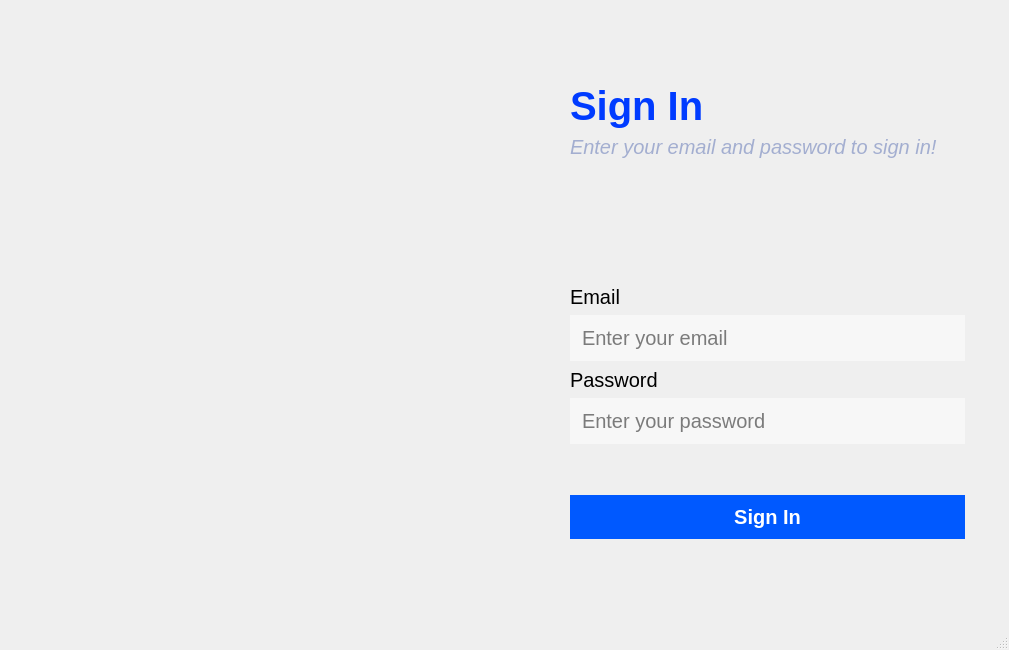
<?xml version="1.0" encoding="UTF-8"?>
<ui version="4.0">
 <class>MainWindow</class>
 <widget class="QMainWindow" name="MainWindow">
  <property name="geometry">
   <rect>
    <x>0</x>
    <y>0</y>
    <width>1009</width>
    <height>650</height>
   </rect>
  </property>
  <property name="sizePolicy">
   <sizepolicy hsizetype="Minimum" vsizetype="Minimum">
    <horstretch>0</horstretch>
    <verstretch>0</verstretch>
   </sizepolicy>
  </property>
  <property name="minimumSize">
   <size>
    <width>1009</width>
    <height>650</height>
   </size>
  </property>
  <property name="maximumSize">
   <size>
    <width>1009</width>
    <height>650</height>
   </size>
  </property>
  <property name="windowTitle">
   <string>MainWindow</string>
  </property>
  <property name="styleSheet">
   <string notr="true">QMainWindow {
	background-image: url(:/resource/Sign In - BG.png);
    background-repeat: no-repeat;
    background-position: center;
}</string>
  </property>
  <property name="tabShape">
   <enum>QTabWidget::Triangular</enum>
  </property>
  <widget class="QWidget" name="centralwidget">
   <layout class="QGridLayout" name="gridLayout">
    <item row="2" column="2">
     <layout class="QVBoxLayout" name="LeftSide">
      <item>
       <spacer name="verticalSpacer_4">
        <property name="orientation">
         <enum>Qt::Vertical</enum>
        </property>
        <property name="sizeType">
         <enum>QSizePolicy::Fixed</enum>
        </property>
        <property name="sizeHint" stdset="0">
         <size>
          <width>10</width>
          <height>180</height>
         </size>
        </property>
       </spacer>
      </item>
      <item>
       <widget class="QLabel" name="scrap_logo">
        <property name="maximumSize">
         <size>
          <width>16777215</width>
          <height>150</height>
         </size>
        </property>
        <property name="styleSheet">
         <string notr="true">image: url(:/resource/ScrapQt.png);</string>
        </property>
        <property name="text">
         <string/>
        </property>
        <property name="textFormat">
         <enum>Qt::AutoText</enum>
        </property>
       </widget>
      </item>
      <item>
       <spacer name="verticalSpacer_6">
        <property name="orientation">
         <enum>Qt::Vertical</enum>
        </property>
        <property name="sizeType">
         <enum>QSizePolicy::Fixed</enum>
        </property>
        <property name="sizeHint" stdset="0">
         <size>
          <width>20</width>
          <height>180</height>
         </size>
        </property>
       </spacer>
      </item>
     </layout>
    </item>
    <item row="2" column="4">
     <layout class="QVBoxLayout" name="RightSide">
      <item>
       <spacer name="verticalSpacer_2">
        <property name="orientation">
         <enum>Qt::Vertical</enum>
        </property>
        <property name="sizeType">
         <enum>QSizePolicy::Fixed</enum>
        </property>
        <property name="sizeHint" stdset="0">
         <size>
          <width>20</width>
          <height>25</height>
         </size>
        </property>
       </spacer>
      </item>
      <item>
       <widget class="QLabel" name="signin_title">
        <property name="maximumSize">
         <size>
          <width>16777215</width>
          <height>45</height>
         </size>
        </property>
        <property name="styleSheet">
         <string notr="true">font-family: &quot;Segoe UI&quot;;
	font-weight: bold;
	font-style: normal;
	font-size: 40px;
	color: rgb(00,59,255);</string>
        </property>
        <property name="text">
         <string>Sign In</string>
        </property>
        <property name="alignment">
         <set>Qt::AlignBottom|Qt::AlignLeading|Qt::AlignLeft</set>
        </property>
       </widget>
      </item>
      <item>
       <widget class="QLabel" name="action_line">
        <property name="maximumSize">
         <size>
          <width>16777215</width>
          <height>25</height>
         </size>
        </property>
        <property name="styleSheet">
         <string notr="true">font-family: &quot;Rockwell&quot;;
font-style: italic;
font-size: 20px;
color: rgb(163, 174, 208);</string>
        </property>
        <property name="text">
         <string>Enter your email and password to sign in!</string>
        </property>
        <property name="alignment">
         <set>Qt::AlignLeading|Qt::AlignLeft|Qt::AlignTop</set>
        </property>
       </widget>
      </item>
      <item>
       <widget class="QPushButton" name="signin_google">
        <property name="sizePolicy">
         <sizepolicy hsizetype="Minimum" vsizetype="Fixed">
          <horstretch>0</horstretch>
          <verstretch>0</verstretch>
         </sizepolicy>
        </property>
        <property name="maximumSize">
         <size>
          <width>410</width>
          <height>50</height>
         </size>
        </property>
        <property name="font">
         <font>
          <kerning>true</kerning>
         </font>
        </property>
        <property name="styleSheet">
         <string notr="true">image: url(:/resource/Google.png);
border: none;</string>
        </property>
        <property name="text">
         <string/>
        </property>
       </widget>
      </item>
      <item>
       <spacer name="verticalSpacer">
        <property name="orientation">
         <enum>Qt::Vertical</enum>
        </property>
        <property name="sizeType">
         <enum>QSizePolicy::Fixed</enum>
        </property>
        <property name="sizeHint" stdset="0">
         <size>
          <width>20</width>
          <height>80</height>
         </size>
        </property>
       </spacer>
      </item>
      <item>
       <widget class="QLabel" name="email">
        <property name="maximumSize">
         <size>
          <width>16777215</width>
          <height>25</height>
         </size>
        </property>
        <property name="styleSheet">
         <string notr="true">font-family: &quot;Rockwell&quot;;
font-weight: normal;
font-style: normal;
font-size: 20px;</string>
        </property>
        <property name="text">
         <string>Email</string>
        </property>
       </widget>
      </item>
      <item>
       <widget class="QLineEdit" name="email_enter">
        <property name="sizePolicy">
         <sizepolicy hsizetype="Minimum" vsizetype="Fixed">
          <horstretch>0</horstretch>
          <verstretch>0</verstretch>
         </sizepolicy>
        </property>
        <property name="minimumSize">
         <size>
          <width>0</width>
          <height>40</height>
         </size>
        </property>
        <property name="styleSheet">
         <string notr="true">background-color: rgb(247, 247, 247);
border: none;
backfround-radius: 30px;
color: rgb(0,0,0);
font-size: 20px;
padding: 10px;
font-family: &quot;Segoe UI&quot;;
	font-weight: normal;
	font-style: normal;</string>
        </property>
        <property name="placeholderText">
         <string>Enter your email</string>
        </property>
       </widget>
      </item>
      <item>
       <widget class="QLabel" name="password">
        <property name="maximumSize">
         <size>
          <width>16777215</width>
          <height>25</height>
         </size>
        </property>
        <property name="styleSheet">
         <string notr="true">font-family: &quot;Rockwell&quot;;
font-weight: normal;
font-style: normal;
font-size: 20px;</string>
        </property>
        <property name="text">
         <string>Password</string>
        </property>
       </widget>
      </item>
      <item>
       <widget class="QLineEdit" name="password_enter">
        <property name="sizePolicy">
         <sizepolicy hsizetype="Minimum" vsizetype="Fixed">
          <horstretch>0</horstretch>
          <verstretch>0</verstretch>
         </sizepolicy>
        </property>
        <property name="styleSheet">
         <string notr="true">background-color: rgb(247, 247, 247);
border: none;
backfround-radius: 30px;
color: rgb(0,0,0);
font-size: 20px;
padding: 10px;
font-family: &quot;Segoe UI&quot;;
	font-weight: normal;
	font-style: normal;</string>
        </property>
        <property name="placeholderText">
         <string>Enter your password</string>
        </property>
       </widget>
      </item>
      <item>
       <spacer name="verticalSpacer_5">
        <property name="orientation">
         <enum>Qt::Vertical</enum>
        </property>
        <property name="sizeType">
         <enum>QSizePolicy::Fixed</enum>
        </property>
        <property name="sizeHint" stdset="0">
         <size>
          <width>5</width>
          <height>45</height>
         </size>
        </property>
       </spacer>
      </item>
      <item>
       <widget class="QPushButton" name="signin_button">
        <property name="sizePolicy">
         <sizepolicy hsizetype="Minimum" vsizetype="Minimum">
          <horstretch>0</horstretch>
          <verstretch>0</verstretch>
         </sizepolicy>
        </property>
        <property name="maximumSize">
         <size>
          <width>16777215</width>
          <height>50</height>
         </size>
        </property>
        <property name="styleSheet">
         <string notr="true">background-color: rgb(0, 89, 255);
border-radius: 40px;
color: rgb(255, 255, 255);
font-size: 20px;
padding: 10px;
font-family: &quot;Segoe UI&quot;;
	font-weight: bold;
	font-style: normal;</string>
        </property>
        <property name="text">
         <string>Sign In</string>
        </property>
        <property name="flat">
         <bool>false</bool>
        </property>
       </widget>
      </item>
      <item>
       <spacer name="verticalSpacer_3">
        <property name="orientation">
         <enum>Qt::Vertical</enum>
        </property>
        <property name="sizeType">
         <enum>QSizePolicy::Fixed</enum>
        </property>
        <property name="sizeHint" stdset="0">
         <size>
          <width>20</width>
          <height>30</height>
         </size>
        </property>
       </spacer>
      </item>
     </layout>
    </item>
    <item row="2" column="5">
     <spacer name="horizontalSpacer_2">
      <property name="orientation">
       <enum>Qt::Horizontal</enum>
      </property>
      <property name="sizeType">
       <enum>QSizePolicy::Fixed</enum>
      </property>
      <property name="sizeHint" stdset="0">
       <size>
        <width>35</width>
        <height>20</height>
       </size>
      </property>
     </spacer>
    </item>
    <item row="2" column="0">
     <spacer name="horizontalSpacer_3">
      <property name="orientation">
       <enum>Qt::Horizontal</enum>
      </property>
      <property name="sizeType">
       <enum>QSizePolicy::Fixed</enum>
      </property>
      <property name="sizeHint" stdset="0">
       <size>
        <width>40</width>
        <height>20</height>
       </size>
      </property>
     </spacer>
    </item>
    <item row="2" column="3">
     <spacer name="horizontalSpacer">
      <property name="orientation">
       <enum>Qt::Horizontal</enum>
      </property>
      <property name="sizeType">
       <enum>QSizePolicy::Fixed</enum>
      </property>
      <property name="sizeHint" stdset="0">
       <size>
        <width>120</width>
        <height>20</height>
       </size>
      </property>
     </spacer>
    </item>
   </layout>
  </widget>
  <widget class="QStatusBar" name="statusbar"/>
 </widget>
 <resources>
  <include location="../Asset/asset.qrc"/>
 </resources>
 <connections/>
</ui>
